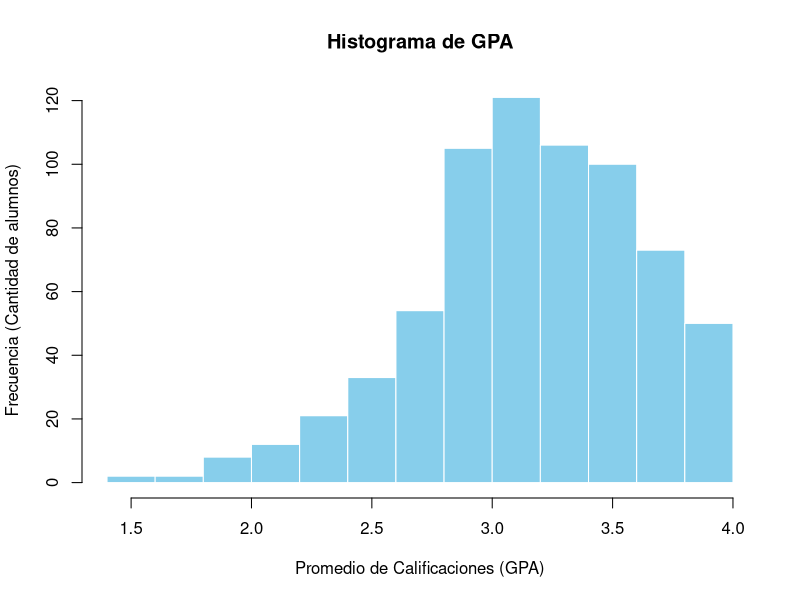
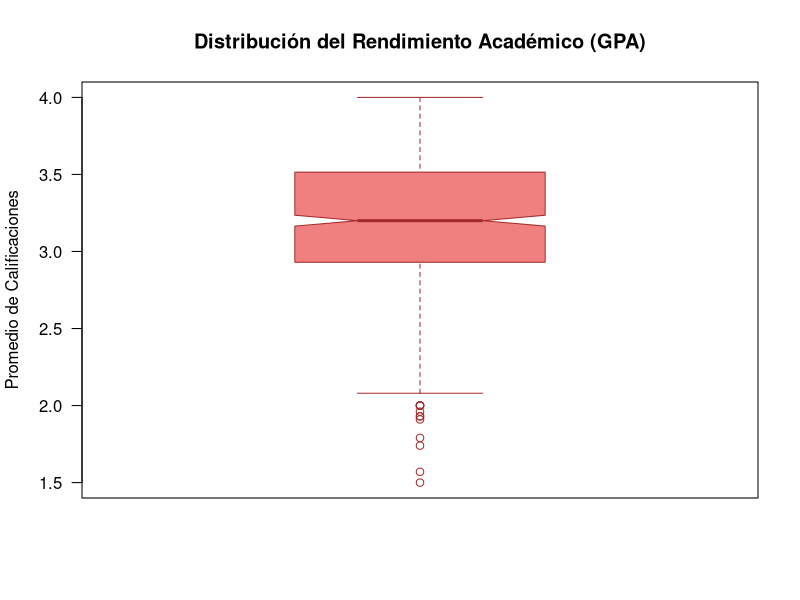
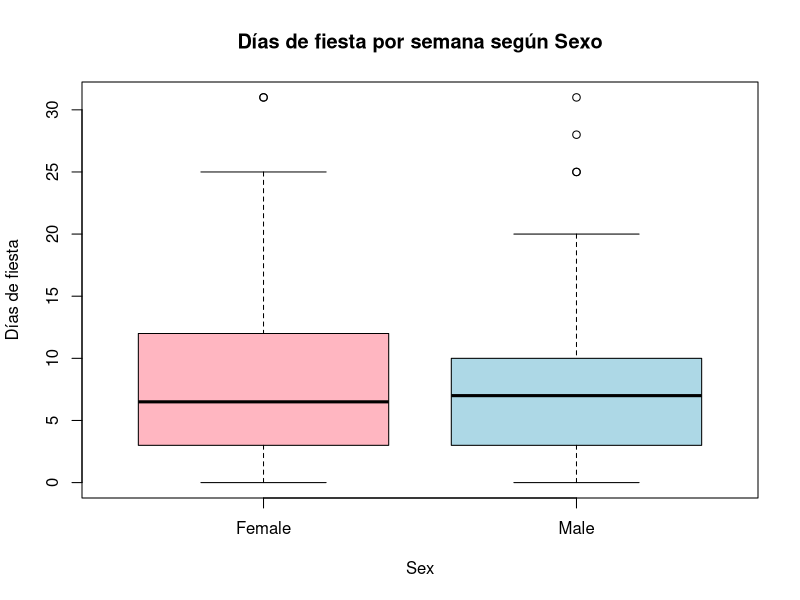
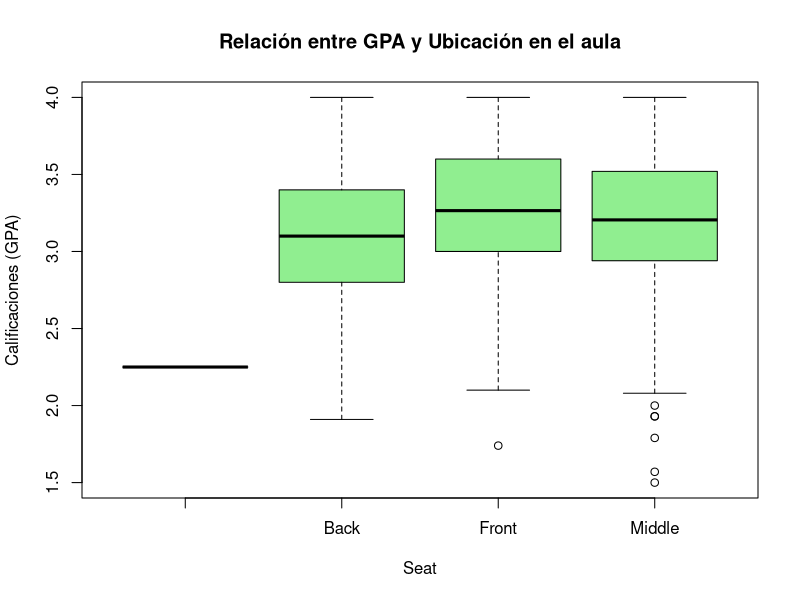
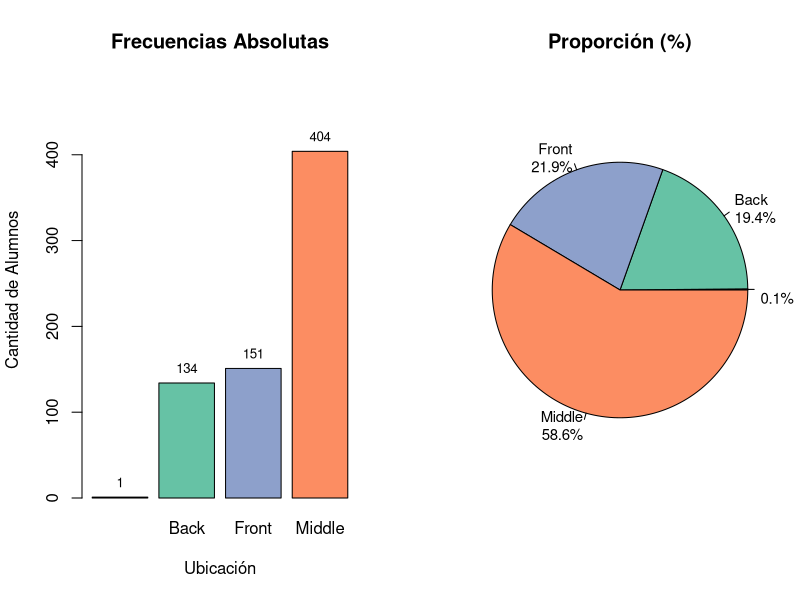
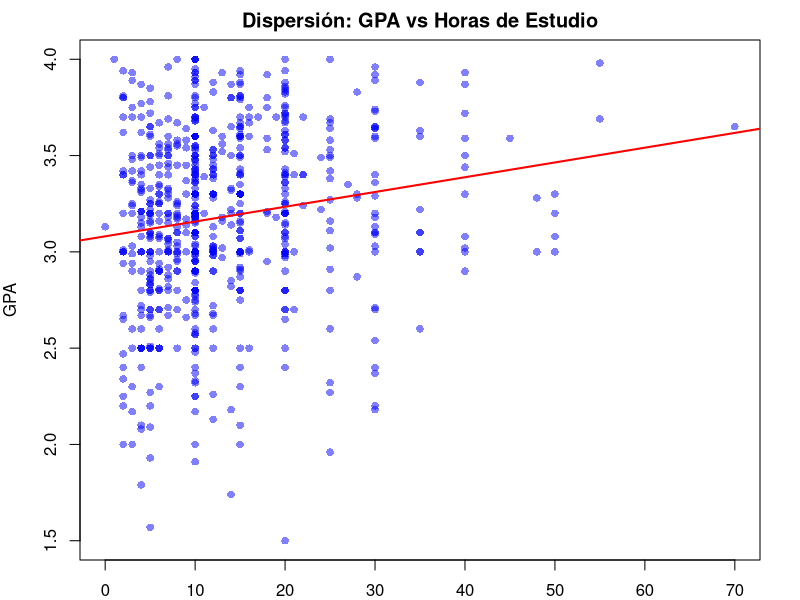
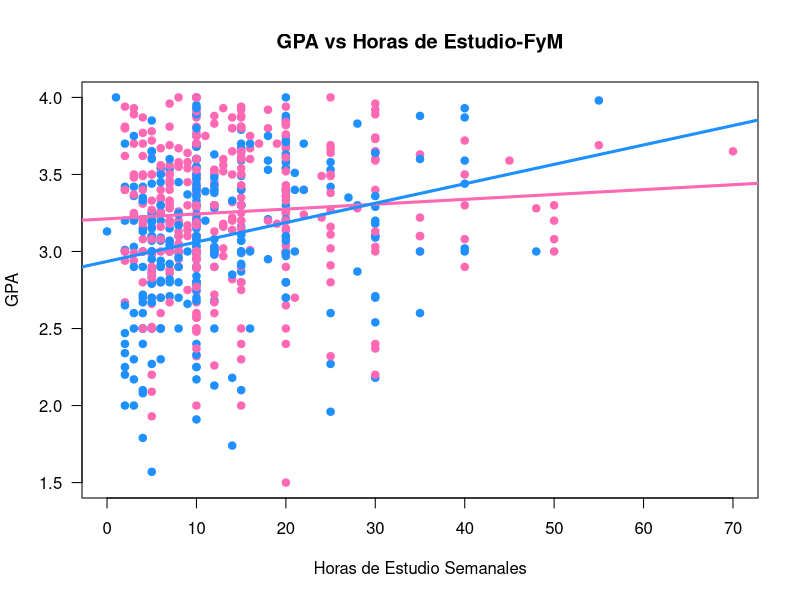

Write the R code that produced these figures, in order.
# ==============================================================================
# TRABAJO PRÁCTICO 2: Estimación, Correlaciones y Pruebas de Hipótesis
# Maestría en Ciencia de Datos - FCyT - UADER
# ==============================================================================

# a) Ejecute comandos para visualizar su base de datos y las variables: attach(datos), View(datos), head(datos),
#str(datos).

datos <- read.table("Student0405.txt", header = TRUE, sep = "\t") 
# --- Punto a) Visualización inicial ---
attach(datos)
View(datos)
head(datos)
str(datos)

#b) Identifique tamano muestral y cantidad de variables.
dimensiones <- dim(datos) #dimención 
names(dimensiones) <- c("Filas (Tamaño Muestral)", "Columnas (Variables)")
print(dimensiones)


#d) Obtenga un resumen numerico para GPA que contenga: mınimo, maximo, q1, q3, mediana, media, desvıo
#estandar y varianza. Ademas, realice dos graficos distintos que le permitan describir la distribucion de esta
#variable. ¿Que puede decir acerca de su distribucion?
# Cálculo promedio
resumen <- summary(GPA)
desvio <- sd(GPA, na.rm = TRUE)
varianza <- var(GPA, na.rm = TRUE)
print(resumen)
which(is.na(GPA)) #para saber que filar tiene datos N'A en nuetro caso eran 3 
cat("Desvío Estándar:", desvio, "\n")
cat("Varianza:", varianza, "\n")
# Quitamos el mfrow para que use toda la pantalla
par(mar = c(5, 4, 4, 2) + 0.1)

hist(GPA, 
     main = "Histograma de GPA", 
     xlab = "Promedio de Calificaciones (GPA)",
     ylab = "Frecuencia (Cantidad de alumnos)",
     col = "skyblue", 
     border = "white",
     xaxt = "n") # 'n' significa 'none', quita los números de abajo

# 2. Ponemos los números nosotros, marcando cada 0.5 (1.5, 2.0, 2.5, 3.0, etc.)
axis(side = 1, at = seq(1.5, 4.0, by = 0.5))

# (Martin)-Análisis de Resultado punto D:
#Se observa que la mayoría de los estudiantes se agrupan en las barras superiores a 3.0.
#El gráfico muestra una asimetría negativa (hacia la izquierda), ya que la "cola" de la distribución se extiende hacia las notas más bajas. 
#Esto indica que hay pocos alumnos con notas bajas y muchos con notas altas.
#Si esta este estudio sumamos la desviación estandar
#nos dio que entre el 2.7 y el 3.6 (que es el rango de Promedio ± 1 Desvío) 
#confirma que los datos tienen una dispersión baja
#El desvío estándar de 0.45 se refleja en el histograma 
#como una concentración alta de alumnos alrededor del promedio.


boxplot(GPA, 
        main = "Distribución del Rendimiento Académico (GPA)",
        ylab = "Promedio de Calificaciones",
        col = "lightcoral",
        border = "brown",
        horizontal = FALSE,
        notch = TRUE,        # Agrega una muesca en la mediana
        las = 1)             # Pone los números del eje Y horizontales

#La caja muestra que el 50% central de los alumnos tiene un rendimiento muy parejo (entre 2.93 y 3.51). 
#Lo más destacable son los 4 valores atípicos (outliers) representados por los puntos inferiores (por debajo de 2.1). 
#Estos alumnos tienen un rendimiento inusualmente bajo en comparación con la tendencia general del curso.

#e) Realice un resumen numerico y un grafico que le permita conjeturar si las mujeres van mas a fiestas que los
#varones. Describa lo que observa.

# Resumen numérico: media y cuartiles por sexo
aggregate(PartyDays ~ Sex, data = datos, FUN = summary)

# Gráfico: Boxplot comparativo
boxplot(PartyDays ~ Sex, 
        main = "Días de fiesta por semana según Sexo",
        ylab = "Días de fiesta", 
        col = c("lightpink", "lightblue"))

# # (Martin)-Análisis de Resultado punto E:
#A partir del análisis realizado, se conjetura que los varones asisten a fiestas 
#con una frecuencia levemente mayor que las mujeres, dado que su mediana es superior. 
#No obstante, el grupo femenino presenta una mayor variabilidad, 
#evidenciada en una caja más alta; esto indica que el 50% central de 
#las mujeres tiene hábitos sociales muy diversos entre sí. 
#Por el contrario, el grupo masculino es más homogéneo (caja más compacta), 
#concentrando a la mayoría de sus integrantes en un rango de días más estrecho,
#con la excepción de tres casos atípicos que presentan frecuencias de 
#salida extremadamente elevadas

#f) Realice un resumen numerico y un grafico que le permita conjeturar si las calificaciones GPA dependen de la
#ubicacion de aula del alumno. Describa lo que observa.

# Resumen numérico: promedios por ubicación
tapply(GPA, Seat, mean, na.rm = TRUE)

# Gráfico: Boxplot por ubicación
boxplot(GPA ~ Seat, 
        main = "Relación entre GPA y Ubicación en el aula",
        col = "lightgreen", 
        ylab = "Calificaciones (GPA)")


# (Martin)-Análisis de Resultado punto F:
# Se observa  en relación a la mediana que el grupo "Front" posee la calificación más alta, 
#seguido por "Middle" y finalmente "Back". Esto permite conjeturar que la cercanía 
#al frente se asocia con un mejor GPA.El grupo "Back" es el más HOMOGÉNEO (caja más compacta),
#lo que indica que las notas de estos alumnos son más parecidas entre sí. 
# Los grupos "Front" y "Middle" presentan mayor HETEROGENEIDAD (cajas más altas),
# reflejando un rendimiento académico más diverso en esas zonas. Por otro lado, 
# El grupo "Middle" presenta la mayor cantidad de valores atípicos inferiores, 
# con alumnos que poseen notas significativamente bajas (entre 1.5 y 2.0).
# El grupo "Back" no presenta valores atípicos, siendo el más predecible.
# Por útlimo, se observa una categoría sin etiqueta (linea gruesa) que corresponde a 
#los valores 'NA' de la tabla original 


#G)Realice una tabla de frecuencias absolutas y relativas para la variable Seat y realice dos graficos distintos
#que le permitan visualizar esta variable. Describa lo que observa

# 2. Tablas de Frecuencia
tabla_abs <- table(datos$Seat)
tabla_rel <- prop.table(tabla_abs)
tabla_pct <- round(tabla_rel * 100, 1) # Porcentajes redondeados

# Aumentamos los márgenes y dividimos en 1 fila x 2 columnas

# 3. Configuración de la ventana gráfica
# Aumentamos los márgenes y dividimos en 1 fila x 2 columnas
par(mfrow=c(1,2), mar=c(5, 4, 4, 2) + 0.1)

# GRÁFICO 1: Diagrama de Barras
# Usamos ylim para dar aire arriba y que entren bien los títulos
bp <- barplot(tabla_abs, 
              main="Frecuencias Absolutas", 
              col=c("#FC8D62", "#66C2A5", "#8DA0CB"), # Colores profesionales
              ylab="Cantidad de Alumnos",
              xlab="Ubicación",
              ylim=c(0, max(tabla_abs) * 1.2))
# Truco pro: ponemos el número exacto arriba de cada barra
text(x = bp, y = tabla_abs, label = tabla_abs, pos = 3, cex = 0.8)

# GRÁFICO 2: Gráfico de Torta
# Usamos 'cex' para achicar la letra y 'radius' para agrandar el círculo
pie(tabla_rel, 
    main="Proporción (%)", 
    col=c("#FC8D62", "#66C2A5", "#8DA0CB"),
    labels = paste0(names(tabla_pct), "\n", tabla_pct, "%"),
    cex = 0.9,      # Tamaño de la letra de las etiquetas
    radius = 1.0)   # Tamaño de la torta

# Reset de la configuración
par(mfrow=c(1,1))

# (Martin)-Análisis de Resultado G:
# Se observa en el gráfico de torta que hay un claro predominio de la zona media (Middle), 
#que concentra casi el 59% del alumnado, seguido por el zona del frente(front) con un 21,9% y por último 
# los que su ubicarón en el fondo(black) con 19,4% . 
#El gráfico de barras facilita la lectura de frecuencias absolutas (404 alumnos en el centro),
# 151 de front y 134 de back. 
#Por último, en ambos gráfico se detecta un dato daltante. 

#h) Realice un grafico que le permita ver como se comporta la variable GPA en funcion de la cantidad de horas
#de estudio. ¿Que observa? ¿Es posible establecer una relacion entre ambas?}
# 1. Resumen estadístico
resumen_estudio <- aggregate(GPA ~ StudyHrs, data = datos, FUN = summary)
print(resumen_estudio)

par(mar = c(2, 4, 2, 2)) #para el formato 

plot(datos$StudyHrs, datos$GPA,
     main = "Dispersión: GPA vs Horas de Estudio",
     xlab = "Horas de Estudio", 
     ylab = "GPA",
     pch = 16, 
     col = rgb(0, 0, 1, 0.5))
# Agregamos línea de tendencia
abline(lm(GPA ~ StudyHrs, data = datos), col = "red", lwd = 2)

par(mfrow = c(1, 1))

# (Martin)-Análisis de Resultado H:
# En el diagrama de dispersión se observa que la mayor densidad de alumnos se concentra 
# en el rango de 0 a 20 horas de estudio semanales, espacio donde se detectan desempeños 
# académicos sobresalientes (GPA 4.0) que no dependen estrictamente de la cantidad de 
# tiempo invertido, sugiriendo una alta eficiencia en el aprendizaje. 
# Inversamente, se identifican casos de bajo rendimiento a pesar 
# de una carga horaria considerable, lo que señala la existencia de valores atípicos 
# en la muestra. La recta de regresión presenta una pendiente positiva, 
# indicando que en promedio, el GPA tiende a incrementarse conforme aumentan las horas 
# de estudio; sin embargo, la notable dispersión de los puntos confirma que la inversión 
# de tiempo no es el único factor predominante, evidenciando que el éxito académico es 
# un fenómeno multicausal donde intervienen variables adicionales al esfuerzo horario.


# i) Relación GPA vs Horas de estudio discriminando por sexo

# 1. Ajustamos los márgenes (Aumentamos el margen inferior: el primer número es el de abajo)
# El orden es: c(abajo, izquierda, arriba, derecha)
par(mar = c(5, 4, 4, 2) + 0.1)

# 2. Generamos el gráfico (usando la columna 'Sex')
colores <- ifelse(datos$Sex == "Female", "hotpink", "dodgerblue")
plot(datos$StudyHrs, datos$GPA, 
     main = "GPA vs Horas de Estudio-FyM",
     xlab = "Horas de Estudio Semanales", 
     ylab = "GPA",
     pch = 19, 
     col = colores,
     las = 1)

# 3. Agregamos las rectas de regresión
abline(lm(GPA ~ StudyHrs, data = subset(datos, Sex == "Female")), col = "hotpink", lwd = 3)
abline(lm(GPA ~ StudyHrs, data = subset(datos, Sex == "Male")), col = "dodgerblue", lwd = 3)

# 4. Leyenda FUERA del gráfico
# inset = c(0, -0.4) la mueve hacia abajo fuera del cuadro
# xpd = TRUE permite que R dibuje fuera del área de los ejes
legend(x = "bottom", 
       legend = c("Mujeres", "Varones"), 
       col = c("hotpink", "dodgerblue"), 
       pch = 19, 
       lty = 1, 
       lwd = 2,
       horiz = TRUE,
       bty = "n",
       inset = c(0, -0.50), 
       xpd = TRUE)

# En el diagrama de dispersión se identifica una alta densidad de datos en el rango 
# de 0 a 20 horas de estudio. Se observa que las mujeres presentan un promedio inicial 
# superior (mayor intercepto) independientemente de la carga horaria; no obstante, su 
# recta de regresión muestra una tendencia más estable, lo que confirma que el tiempo 
# invertido no garantiza por sí solo una nota específica debido a la dispersión de los 
# datos. Por el contrario, en los hombres se aprecia una pendiente positiva más 
# pronunciada, lo que arroja que su GPA tiene una mayor sensibilidad al incremento de 
# horas de estudio, permitiéndoles mejorar su rendimiento promedio de forma más 
# acelerada ante una mayor dedicación horaria.


#j) Realice una prueba de hipotesis que le permita comparar el promedio de las 
#calificaciones por genero, no hay sospechas previas. Escriba H0 y H1. 
#Concluya teniendo en cuenta el p-value. Analice el cumplimiento de
#supuestos: normalidad de cada grupo y homogeneidad de variancias.


# 1. Crear los vectores por grupo
gpa_mujeres <- datos$GPA[datos$Sex == "Female"]
gpa_varones <- datos$GPA[datos$Sex == "Male"]

# 2. Supuesto de Normalidad (Prueba de Shapiro-Wilk)
# H0: Los datos siguen una distribución normal
shapiro_m <- shapiro.test(gpa_mujeres)
shapiro_v <- shapiro.test(gpa_varones)

cat("P-value Normalidad Mujeres:", shapiro_m$p.value, "\n")
cat("P-value Normalidad Varones:", shapiro_v$p.value, "\n")

# 3. Supuesto de Homogeneidad de Varianzas (Prueba F)
# H0: Las varianzas son iguales
test_varianza <- var.test(GPA ~ Sex, data = datos)
cat("P-value Homogeneidad de Varianzas:", test_varianza$p.value, "\n")

# 4. Prueba t de Student
# Si el p-value de varianza > 0.05, usamos var.equal = TRUE
t_resultado <- t.test(GPA ~ Sex, data = datos, var.equal = TRUE)
print(t_resultado)
